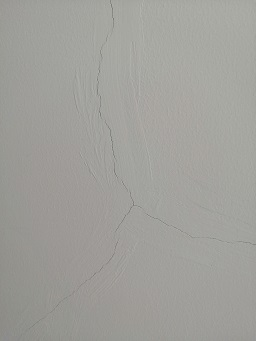
//> input picture 算法测试/高斯差分算法测试/DOG_Test/DOG_Test/liewen.jpg, 256 x 341 px
$ ./main   (built with g++ and OpenCV 4)
//> lines starting //> are read from the running program, lines starting //| are printed output that depends on the picture; after the words box and inside, x2 and y2 are one past the last pixel; in counts of white or black regions, pixels touching at a corner belong together
//> further down, src is the input picture: 341 rows x 256 cols, CV_8UC3; mean B, G, R 155, 159.7, 160.3
#include <iostream>

#include <opencv2/highgui/highgui.hpp>
#include <opencv2/imgproc/imgproc.hpp>
#include <opencv2/core/core.hpp>

#include <stack>

#include <ctime>

void cvThin(cv::Mat& src, cv::Mat& dst, int intera)
{
	if (src.type() != CV_8UC1)
	{
		printf("只能处理二值或灰度图像\n");
		return;
	}
	//非原地操作时候，copy src到dst
	if (dst.data != src.data)
	{
		src.copyTo(dst);
	}

	int i, j, n;
	int width, height;
	width = src.cols - 1;
	//之所以减1，是方便处理8邻域，防止越界
	height = src.rows - 1;
	int step = src.step;
	int  p2, p3, p4, p5, p6, p7, p8, p9;
	uchar* img;
	bool ifEnd;
	int A1;
	cv::Mat tmpimg;
	//n表示迭代次数
	for (n = 0; n<intera; n++)
	{
		dst.copyTo(tmpimg);
		ifEnd = false;
		img = tmpimg.data;
		for (i = 1; i < height; i++)
		{
			img += step;
			for (j = 1; j<width; j++)
			{
				uchar* p = img + j;
				A1 = 0;
				if (p[0] > 0)
				{
					if (p[-step] == 0 && p[-step + 1]>0) //p2,p3 01模式
					{
						A1++;
					}
					if (p[-step + 1] == 0 && p[1]>0) //p3,p4 01模式
					{
						A1++;
					}
					if (p[1] == 0 && p[step + 1]>0) //p4,p5 01模式
					{
						A1++;
					}
					if (p[step + 1] == 0 && p[step]>0) //p5,p6 01模式
					{
						A1++;
					}
					if (p[step] == 0 && p[step - 1]>0) //p6,p7 01模式
					{
						A1++;
					}
					if (p[step - 1] == 0 && p[-1]>0) //p7,p8 01模式
					{
						A1++;
					}
					if (p[-1] == 0 && p[-step - 1]>0) //p8,p9 01模式
					{
						A1++;
					}
					if (p[-step - 1] == 0 && p[-step]>0) //p9,p2 01模式
					{
						A1++;
					}
					p2 = p[-step]>0 ? 1 : 0;
					p3 = p[-step + 1]>0 ? 1 : 0;
					p4 = p[1]>0 ? 1 : 0;
					p5 = p[step + 1]>0 ? 1 : 0;
					p6 = p[step]>0 ? 1 : 0;
					p7 = p[step - 1]>0 ? 1 : 0;
					p8 = p[-1]>0 ? 1 : 0;
					p9 = p[-step - 1]>0 ? 1 : 0;
					if ((p2 + p3 + p4 + p5 + p6 + p7 + p8 + p9)>1 && (p2 + p3 + p4 + p5 + p6 + p7 + p8 + p9)<7 && A1 == 1)
					{
						if ((p2 == 0 || p4 == 0 || p6 == 0) && (p4 == 0 || p6 == 0 || p8 == 0)) //p2*p4*p6=0 && p4*p6*p8==0
						{
							dst.at<uchar>(i, j) = 0; //满足删除条件，设置当前像素为0
							ifEnd = true;
						}
					}
				}
			}
		}

		dst.copyTo(tmpimg);
		img = tmpimg.data;
		for (i = 1; i < height; i++)
		{
			img += step;
			for (j = 1; j<width; j++)
			{
				A1 = 0;
				uchar* p = img + j;
				if (p[0] > 0)
				{
					if (p[-step] == 0 && p[-step + 1]>0) //p2,p3 01模式
					{
						A1++;
					}
					if (p[-step + 1] == 0 && p[1]>0) //p3,p4 01模式
					{
						A1++;
					}
					if (p[1] == 0 && p[step + 1]>0) //p4,p5 01模式
					{
						A1++;
					}
					if (p[step + 1] == 0 && p[step]>0) //p5,p6 01模式
					{
						A1++;
					}
					if (p[step] == 0 && p[step - 1]>0) //p6,p7 01模式
					{
						A1++;
					}
					if (p[step - 1] == 0 && p[-1]>0) //p7,p8 01模式
					{
						A1++;
					}
					if (p[-1] == 0 && p[-step - 1]>0) //p8,p9 01模式
					{
						A1++;
					}
					if (p[-step - 1] == 0 && p[-step]>0) //p9,p2 01模式
					{
						A1++;
					}
					p2 = p[-step]>0 ? 1 : 0;
					p3 = p[-step + 1]>0 ? 1 : 0;
					p4 = p[1]>0 ? 1 : 0;
					p5 = p[step + 1]>0 ? 1 : 0;
					p6 = p[step]>0 ? 1 : 0;
					p7 = p[step - 1]>0 ? 1 : 0;
					p8 = p[-1]>0 ? 1 : 0;
					p9 = p[-step - 1]>0 ? 1 : 0;
					if ((p2 + p3 + p4 + p5 + p6 + p7 + p8 + p9)>1 && (p2 + p3 + p4 + p5 + p6 + p7 + p8 + p9)<7 && A1 == 1)
					{
						if ((p2 == 0 || p4 == 0 || p8 == 0) && (p2 == 0 || p6 == 0 || p8 == 0)) //p2*p4*p8=0 && p2*p6*p8==0
						{
							dst.at<uchar>(i, j) = 0; //满足删除条件，设置当前像素为0
							ifEnd = true;
						}
					}
				}
			}
		}

		//如果两个子迭代已经没有可以细化的像素了，则退出迭代
		if (!ifEnd) break;
	}

}

// [105 lines left out: functions logEnhance, binaryzation, findConnectedDomain, pixelAndOperation, not called in this run]

void addContrast(cv::Mat & srcImg) {
	cv::Mat lookUpTable(1, 256, CV_8U);
	double temp = pow(1.1, 5);
	uchar* p = lookUpTable.data;
	for (int i = 0; i < 256; ++i)
		p[i] = cv::saturate_cast<uchar>(i * temp);
	LUT(srcImg, lookUpTable, srcImg);
}

void DoGWithCannyDetect(cv::Mat & inputImg) {
	cv::Mat gray;
	if (inputImg.channels() != 1)
		cv::cvtColor(inputImg, gray, CV_RGB2GRAY);
	else
		gray = inputImg.clone();

	//cv::GaussianBlur(gray, gray, cv::Size(5, 5), 0);

	cv::Size wsize = cv::Size(3, 3);
	double sigma = 0.3, k = 0.2;
	cv::Mat DoGRes1, DoGRes2, DoGRes3, gaussian_dst1, gaussian_dst2, gaussian_dst3;

	// 高斯滤波
	cv::GaussianBlur(gray, gaussian_dst1, wsize, sigma, 0.4);
	cv::GaussianBlur(gray, gaussian_dst2, wsize, sigma + 0.3, 0.7);
	cv::GaussianBlur(gray, gaussian_dst3, wsize, sigma + 0.4, 0.8);

	// [6 lines of commented-out code are left out]

	DoGRes1 = gaussian_dst1 - gaussian_dst2;
	DoGRes2 = gaussian_dst2 - gaussian_dst3;
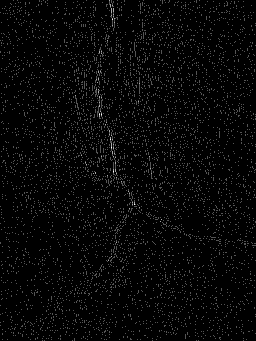
//> DoGRes2: 341 rows x 256 cols, CV_8UC1; min 0, max 3, mean 0.0834; drawn with min black and max white
	DoGRes3 = (DoGRes1 - DoGRes2);
	//DoGRes1 = gaussian_dst1 - gaussian_dst2;
	//DoGRes2 = gaussian_dst2 - gaussian_dst1;
	//DoGRes3 = DoGRes1 + DoGRes2;

	cv::Mat DoGRes;
	DoGRes = DoGRes3;
	normalize(DoGRes, DoGRes, 0, 255, CV_MINMAX);//增加对比对
	cv::imshow("DoGRes", DoGRes);

	// [16 lines of commented-out code are left out]
	addContrast(DoGRes);
	cv::imshow("addContrast", DoGRes);

	// [8 lines of commented-out code are left out]

	cv::Mat binary;
	cv::threshold(DoGRes, binary, 64, 255, cv::THRESH_BINARY_INV);
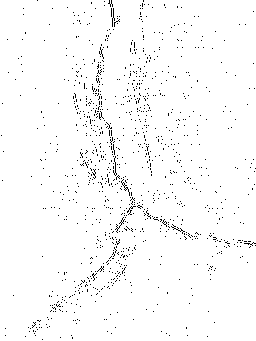
//> binary: 341 rows x 256 cols, CV_8UC1; 97.9% white; black in thin lines or dots
	cv::imshow("binary", binary);
	// [22 lines of commented-out code are left out]

	cv::Mat dstImg;
	addContrast(gray);
	cv::Canny(DoGRes, dstImg, 50, 150);
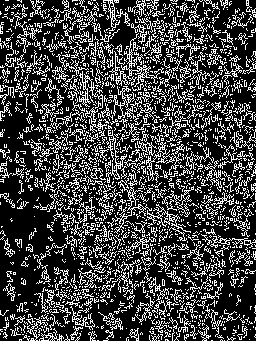
//> dstImg: 341 rows x 256 cols, CV_8UC1; 26% white in thin lines or dots
	cv::imshow("Canny", dstImg);

	cv::Mat kernel = cv::getStructuringElement(cv::MORPH_ELLIPSE, cv::Size(3, 3));
	dilate(dstImg, dstImg, kernel);
//> dstImg: 341 rows x 256 cols, CV_8UC1; 67.6% white; 1372 black regions (1192 under 20 px), largest, box (x1, y1, x2, y2) and area: (0, 175, 71, 328) 4813, (0, 92, 48, 180) 1596, (208, 246, 256, 322) 1476
	morphologyEx(dstImg, dstImg, CV_MOP_CLOSE, kernel, cv::Point(-1, -1), 3);
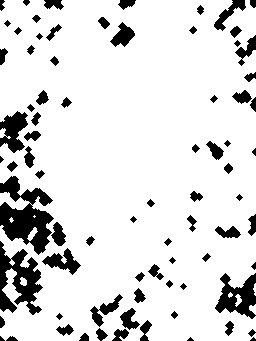
//> dstImg: 341 rows x 256 cols, CV_8UC1; 86.4% white; 78 black regions (4 under 20 px), largest, box (x1, y1, x2, y2) and area: (0, 176, 54, 255) 2242, (0, 241, 43, 315) 1595, (215, 273, 256, 319) 1026
	morphologyEx(dstImg, dstImg, CV_MOP_CLOSE, kernel);
	cv::imshow("mp1", dstImg);

	//kernel = cv::getStructuringElement(cv::MORPH_ELLIPSE, cv::Size(7, 7));
	//morphologyEx(dstImg, dstImg, CV_MOP_CLOSE, kernel, cv::Point(-1, -1), 5);
	//cv::imshow("mp2", dstImg);

	kernel = cv::getStructuringElement(cv::MORPH_CROSS, cv::Size(3, 3));
	morphologyEx(dstImg, dstImg, CV_MOP_OPEN, kernel);
//> dstImg: 341 rows x 256 cols, CV_8UC1; 86.4% white; 75 black regions (3 under 20 px), largest, box (x1, y1, x2, y2) and area: (0, 176, 66, 255) 2467, (0, 241, 43, 315) 1596, (215, 273, 256, 319) 1026
	cv::imshow("mp3", dstImg);

	//kernel = cv::getStructuringElement(cv::MORPH_ELLIPSE, cv::Size(3, 3));
	//erode(dstImg, dstImg, kernel);
	//cv::imshow("mp4", dstImg);

	cvThin(dstImg, dstImg, 3);
//> the loop in cvThin, `for (n = 0; n<intera; n++)` made 3 passes
//> (p3, p5) on passes 1 to 3: (1, 0), (0, 1), (0, 1)
//> pass 3, in cvThin, `dst.copyTo(tmpimg);`:
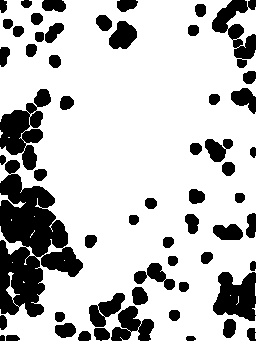
//> tmpimg: 341 rows x 256 cols, CV_8UC1; 75.6% white; 58 black regions, largest, box (x1, y1, x2, y2) and area: (0, 160, 83, 317) 6860, (0, 89, 51, 170) 2008, (213, 272, 256, 321) 1507
//> after the loop in cvThin, `for (n = 0; n<intera; n++)`:
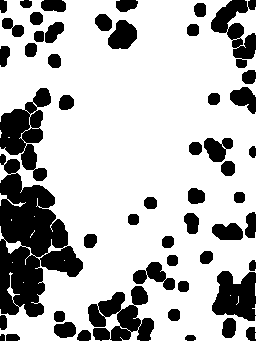
//> tmpimg: 341 rows x 256 cols, CV_8UC1; 73.1% white; 52 black regions, largest, box (x1, y1, x2, y2) and area: (0, 154, 83, 317) 7249, (0, 88, 51, 181) 2307, (88, 286, 154, 341) 2108
//> after the loop in cvThin, `for (n = 0; n<intera; n++)`:
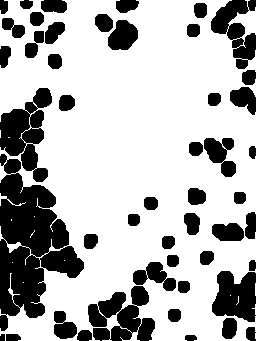
//> dst: 341 rows x 256 cols, CV_8UC1; 70.6% white; 48 black regions, largest, box (x1, y1, x2, y2) and area: (0, 154, 84, 331) 7717, (0, 88, 52, 182) 2470, (88, 286, 155, 341) 2264
//> after the loop in cvThin, `for (n = 0; n<intera; n++)`: A1 = 0; p2 = 1; p3 = 0; p5 = 1
	cv::imshow("cvThin", dstImg);
}

int main() {
	clock_t startTime, endTime;

	cv::Mat src = cv::imread("./liewen.jpg");
	// [7 lines of commented-out code are left out]

	cv::imshow("src", src);
	startTime = clock();	// 计时开始

	DoGWithCannyDetect(src);

	endTime = clock();	// 计时结束
	std::cout << "The run time is : "
		<< (double)(endTime - startTime) / CLOCKS_PER_SEC << "s" << std::endl;
	cv::waitKey(0);

	system("pause");
	return 0;
}

$ run again, with 算法测试/高斯差分算法测试/DOG_Test/DOG_Test/liewen3.jpg copied over 算法测试/高斯差分算法测试/DOG_Test/DOG_Test/liewen.jpg
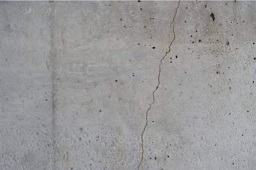
//> input picture 算法测试/高斯差分算法测试/DOG_Test/DOG_Test/liewen3.jpg, 256 x 170 px
//> src is the input picture: 170 rows x 256 cols, CV_8UC3; mean B, G, R 153.5, 152.4, 153.4
//> binary: 170 rows x 256 cols, CV_8UC1; 94.3% white; black in thin lines or dots
//> in DoGWithCannyDetect, `morphologyEx(dstImg, dstImg, CV_MOP_CLOSE, kernel, cv::Point(-1, -1), ..`:
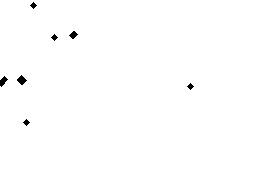
//> dstImg: 170 rows x 256 cols, CV_8UC1; 99.4% white; 7 black regions, largest, box (x1, y1, x2, y2) and area: (17, 75, 27, 85) 55, (0, 76, 8, 87) 47, (69, 31, 78, 39) 40
//> after the loop in cvThin, `for (n = 0; n<intera; n++)`:
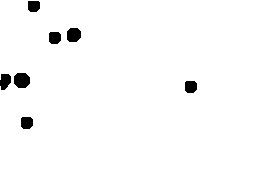
//> dst: 170 rows x 256 cols, CV_8UC1; 97.6% white; 7 black regions, largest, box (x1, y1, x2, y2) and area: (14, 73, 30, 88) 204, (67, 28, 81, 42) 171, (0, 74, 11, 90) 139
//> after the loop in cvThin, `for (n = 0; n<intera; n++)`: A1 = 0; p2 = 1
